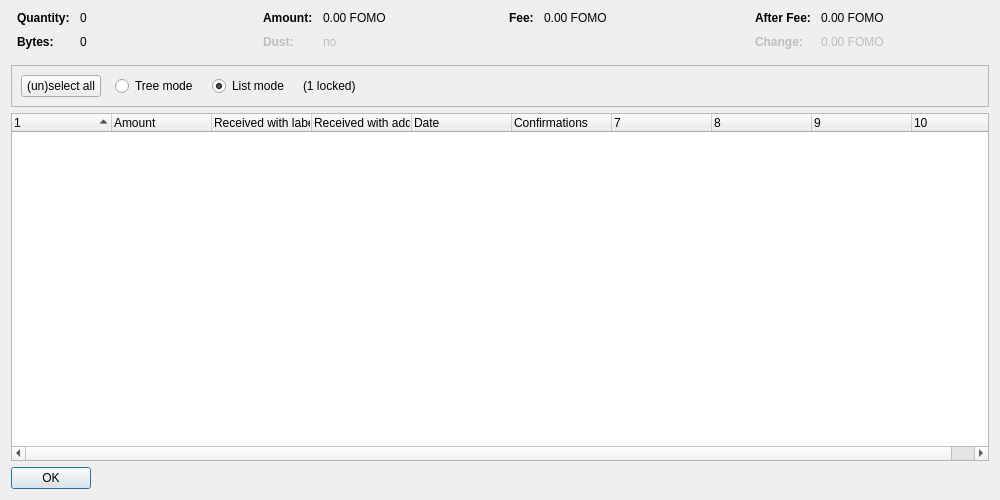
<?xml version="1.0" encoding="UTF-8"?>
<ui version="4.0">
 <class>CoinControlDialog</class>
 <widget class="QDialog" name="CoinControlDialog">
  <property name="geometry">
   <rect>
    <x>0</x>
    <y>0</y>
    <width>1000</width>
    <height>500</height>
   </rect>
  </property>
  <property name="windowTitle">
   <string>Coin Selection</string>
  </property>
  <layout class="QVBoxLayout" name="verticalLayout">
   <item>
    <layout class="QHBoxLayout" name="horizontalLayoutTop" stretch="0,0,0,0">
     <property name="topMargin">
      <number>0</number>
     </property>
     <property name="bottomMargin">
      <number>10</number>
     </property>
     <item>
      <layout class="QFormLayout" name="formLayoutCoinControl1">
       <property name="horizontalSpacing">
        <number>10</number>
       </property>
       <property name="verticalSpacing">
        <number>10</number>
       </property>
       <property name="leftMargin">
        <number>6</number>
       </property>
       <property name="rightMargin">
        <number>6</number>
       </property>
       <item row="0" column="0">
        <widget class="QLabel" name="labelCoinControlQuantityText">
         <property name="font">
          <font>
           <weight>75</weight>
           <bold>true</bold>
          </font>
         </property>
         <property name="text">
          <string>Quantity:</string>
         </property>
        </widget>
       </item>
       <item row="0" column="1">
        <widget class="QLabel" name="labelCoinControlQuantity">
         <property name="cursor">
          <cursorShape>IBeamCursor</cursorShape>
         </property>
         <property name="contextMenuPolicy">
          <enum>Qt::ActionsContextMenu</enum>
         </property>
         <property name="text">
          <string notr="true">0</string>
         </property>
         <property name="textInteractionFlags">
          <set>Qt::LinksAccessibleByMouse|Qt::TextSelectableByKeyboard|Qt::TextSelectableByMouse</set>
         </property>
        </widget>
       </item>
       <item row="1" column="0">
        <widget class="QLabel" name="labelCoinControlBytesText">
         <property name="font">
          <font>
           <weight>75</weight>
           <bold>true</bold>
          </font>
         </property>
         <property name="text">
          <string>Bytes:</string>
         </property>
        </widget>
       </item>
       <item row="1" column="1">
        <widget class="QLabel" name="labelCoinControlBytes">
         <property name="cursor">
          <cursorShape>IBeamCursor</cursorShape>
         </property>
         <property name="contextMenuPolicy">
          <enum>Qt::ActionsContextMenu</enum>
         </property>
         <property name="text">
          <string notr="true">0</string>
         </property>
         <property name="textInteractionFlags">
          <set>Qt::LinksAccessibleByMouse|Qt::TextSelectableByKeyboard|Qt::TextSelectableByMouse</set>
         </property>
        </widget>
       </item>
      </layout>
     </item>
     <item>
      <layout class="QFormLayout" name="formLayoutCoinControl2">
       <property name="horizontalSpacing">
        <number>10</number>
       </property>
       <property name="verticalSpacing">
        <number>10</number>
       </property>
       <property name="leftMargin">
        <number>6</number>
       </property>
       <property name="rightMargin">
        <number>6</number>
       </property>
       <item row="0" column="0">
        <widget class="QLabel" name="labelCoinControlAmountText">
         <property name="font">
          <font>
           <weight>75</weight>
           <bold>true</bold>
          </font>
         </property>
         <property name="text">
          <string>Amount:</string>
         </property>
        </widget>
       </item>
       <item row="0" column="1">
        <widget class="QLabel" name="labelCoinControlAmount">
         <property name="cursor">
          <cursorShape>IBeamCursor</cursorShape>
         </property>
         <property name="contextMenuPolicy">
          <enum>Qt::ActionsContextMenu</enum>
         </property>
         <property name="text">
          <string notr="true">0.00 FOMO</string>
         </property>
         <property name="textInteractionFlags">
          <set>Qt::LinksAccessibleByMouse|Qt::TextSelectableByKeyboard|Qt::TextSelectableByMouse</set>
         </property>
        </widget>
       </item>
       <item row="1" column="0">
        <widget class="QLabel" name="labelCoinControlLowOutputText">
         <property name="enabled">
          <bool>false</bool>
         </property>
         <property name="font">
          <font>
           <weight>75</weight>
           <bold>true</bold>
          </font>
         </property>
         <property name="text">
          <string>Dust:</string>
         </property>
        </widget>
       </item>
       <item row="1" column="1">
        <widget class="QLabel" name="labelCoinControlLowOutput">
         <property name="enabled">
          <bool>false</bool>
         </property>
         <property name="cursor">
          <cursorShape>IBeamCursor</cursorShape>
         </property>
         <property name="contextMenuPolicy">
          <enum>Qt::ActionsContextMenu</enum>
         </property>
         <property name="text">
          <string notr="true">no</string>
         </property>
         <property name="textInteractionFlags">
          <set>Qt::LinksAccessibleByMouse|Qt::TextSelectableByKeyboard|Qt::TextSelectableByMouse</set>
         </property>
        </widget>
       </item>
      </layout>
     </item>
     <item>
      <layout class="QFormLayout" name="formLayoutCoinControl3">
       <property name="horizontalSpacing">
        <number>10</number>
       </property>
       <property name="verticalSpacing">
        <number>10</number>
       </property>
       <property name="leftMargin">
        <number>6</number>
       </property>
       <property name="rightMargin">
        <number>6</number>
       </property>
       <item row="0" column="0">
        <widget class="QLabel" name="labelCoinControlFeeText">
         <property name="font">
          <font>
           <weight>75</weight>
           <bold>true</bold>
          </font>
         </property>
         <property name="text">
          <string>Fee:</string>
         </property>
        </widget>
       </item>
       <item row="0" column="1">
        <widget class="QLabel" name="labelCoinControlFee">
         <property name="cursor">
          <cursorShape>IBeamCursor</cursorShape>
         </property>
         <property name="contextMenuPolicy">
          <enum>Qt::ActionsContextMenu</enum>
         </property>
         <property name="text">
          <string notr="true">0.00 FOMO</string>
         </property>
         <property name="textInteractionFlags">
          <set>Qt::LinksAccessibleByMouse|Qt::TextSelectableByKeyboard|Qt::TextSelectableByMouse</set>
         </property>
        </widget>
       </item>
      </layout>
     </item>
     <item>
      <layout class="QFormLayout" name="formLayoutCoinControl4">
       <property name="horizontalSpacing">
        <number>10</number>
       </property>
       <property name="verticalSpacing">
        <number>10</number>
       </property>
       <property name="leftMargin">
        <number>6</number>
       </property>
       <property name="rightMargin">
        <number>6</number>
       </property>
       <item row="0" column="0">
        <widget class="QLabel" name="labelCoinControlAfterFeeText">
         <property name="font">
          <font>
           <weight>75</weight>
           <bold>true</bold>
          </font>
         </property>
         <property name="text">
          <string>After Fee:</string>
         </property>
        </widget>
       </item>
       <item row="0" column="1">
        <widget class="QLabel" name="labelCoinControlAfterFee">
         <property name="cursor">
          <cursorShape>IBeamCursor</cursorShape>
         </property>
         <property name="contextMenuPolicy">
          <enum>Qt::ActionsContextMenu</enum>
         </property>
         <property name="text">
          <string notr="true">0.00 FOMO</string>
         </property>
         <property name="textInteractionFlags">
          <set>Qt::LinksAccessibleByMouse|Qt::TextSelectableByKeyboard|Qt::TextSelectableByMouse</set>
         </property>
        </widget>
       </item>
       <item row="1" column="0">
        <widget class="QLabel" name="labelCoinControlChangeText">
         <property name="enabled">
          <bool>false</bool>
         </property>
         <property name="font">
          <font>
           <weight>75</weight>
           <bold>true</bold>
          </font>
         </property>
         <property name="text">
          <string>Change:</string>
         </property>
        </widget>
       </item>
       <item row="1" column="1">
        <widget class="QLabel" name="labelCoinControlChange">
         <property name="enabled">
          <bool>false</bool>
         </property>
         <property name="cursor">
          <cursorShape>IBeamCursor</cursorShape>
         </property>
         <property name="contextMenuPolicy">
          <enum>Qt::ActionsContextMenu</enum>
         </property>
         <property name="text">
          <string notr="true">0.00 FOMO</string>
         </property>
         <property name="textInteractionFlags">
          <set>Qt::LinksAccessibleByMouse|Qt::TextSelectableByKeyboard|Qt::TextSelectableByMouse</set>
         </property>
        </widget>
       </item>
      </layout>
     </item>
    </layout>
   </item>
   <item>
    <widget class="QFrame" name="frame">
     <property name="minimumSize">
      <size>
       <width>0</width>
       <height>40</height>
      </size>
     </property>
     <property name="frameShape">
      <enum>QFrame::StyledPanel</enum>
     </property>
     <property name="frameShadow">
      <enum>QFrame::Sunken</enum>
     </property>
     <layout class="QHBoxLayout" name="horizontalLayout">
      <item>
       <layout class="QHBoxLayout" name="horizontalLayoutPanel" stretch="0,0,0,0,0">
        <property name="spacing">
         <number>14</number>
        </property>
        <item>
         <widget class="QPushButton" name="pushButtonSelectAll">
          <property name="sizePolicy">
           <sizepolicy hsizetype="Maximum" vsizetype="Fixed">
            <horstretch>0</horstretch>
            <verstretch>0</verstretch>
           </sizepolicy>
          </property>
          <property name="text">
           <string>(un)select all</string>
          </property>
          <property name="autoDefault">
           <bool>false</bool>
          </property>
         </widget>
        </item>
        <item>
         <widget class="QRadioButton" name="radioTreeMode">
          <property name="sizePolicy">
           <sizepolicy hsizetype="Maximum" vsizetype="Fixed">
            <horstretch>0</horstretch>
            <verstretch>0</verstretch>
           </sizepolicy>
          </property>
          <property name="text">
           <string>Tree mode</string>
          </property>
         </widget>
        </item>
        <item>
         <widget class="QRadioButton" name="radioListMode">
          <property name="sizePolicy">
           <sizepolicy hsizetype="Maximum" vsizetype="Fixed">
            <horstretch>0</horstretch>
            <verstretch>0</verstretch>
           </sizepolicy>
          </property>
          <property name="text">
           <string>List mode</string>
          </property>
          <property name="checked">
           <bool>true</bool>
          </property>
         </widget>
        </item>
        <item>
         <widget class="QLabel" name="labelLocked">
          <property name="text">
           <string notr="true">(1 locked)</string>
          </property>
         </widget>
        </item>
        <item>
         <spacer name="horizontalSpacer">
          <property name="orientation">
           <enum>Qt::Horizontal</enum>
          </property>
          <property name="sizeHint" stdset="0">
           <size>
            <width>40</width>
            <height>20</height>
           </size>
          </property>
         </spacer>
        </item>
       </layout>
      </item>
     </layout>
    </widget>
   </item>
   <item>
    <widget class="CoinControlTreeWidget" name="treeWidget">
     <property name="contextMenuPolicy">
      <enum>Qt::CustomContextMenu</enum>
     </property>
     <property name="sortingEnabled">
      <bool>false</bool>
     </property>
     <property name="columnCount">
      <number>10</number>
     </property>
     <attribute name="headerShowSortIndicator" stdset="0">
      <bool>true</bool>
     </attribute>
     <attribute name="headerStretchLastSection">
      <bool>false</bool>
     </attribute>
     <column>
      <property name="text">
       <string/>
      </property>
     </column>
     <column>
      <property name="text">
       <string>Amount</string>
      </property>
     </column>
     <column>
      <property name="text">
       <string>Received with label</string>
      </property>
     </column>
     <column>
      <property name="text">
       <string>Received with address</string>
      </property>
     </column>
     <column>
      <property name="text">
       <string>Date</string>
      </property>
     </column>
     <column>
      <property name="text">
       <string>Confirmations</string>
      </property>
      <property name="toolTip">
       <string>Confirmed</string>
      </property>
     </column>
     <column>
      <property name="text">
       <string/>
      </property>
     </column>
     <column>
      <property name="text">
       <string/>
      </property>
     </column>
     <column>
      <property name="text">
       <string/>
      </property>
     </column>
     <column>
      <property name="text">
       <string/>
      </property>
     </column>
    </widget>
   </item>
   <item>
    <widget class="QDialogButtonBox" name="buttonBox">
     <property name="sizePolicy">
      <sizepolicy hsizetype="Maximum" vsizetype="Fixed">
       <horstretch>0</horstretch>
       <verstretch>0</verstretch>
      </sizepolicy>
     </property>
     <property name="orientation">
      <enum>Qt::Horizontal</enum>
     </property>
     <property name="standardButtons">
      <set>QDialogButtonBox::Ok</set>
     </property>
    </widget>
   </item>
  </layout>
 </widget>
 <customwidgets>
  <customwidget>
   <class>CoinControlTreeWidget</class>
   <extends>QTreeWidget</extends>
   <header>coincontroltreewidget.h</header>
  </customwidget>
 </customwidgets>
 <resources/>
 <connections/>
</ui>
